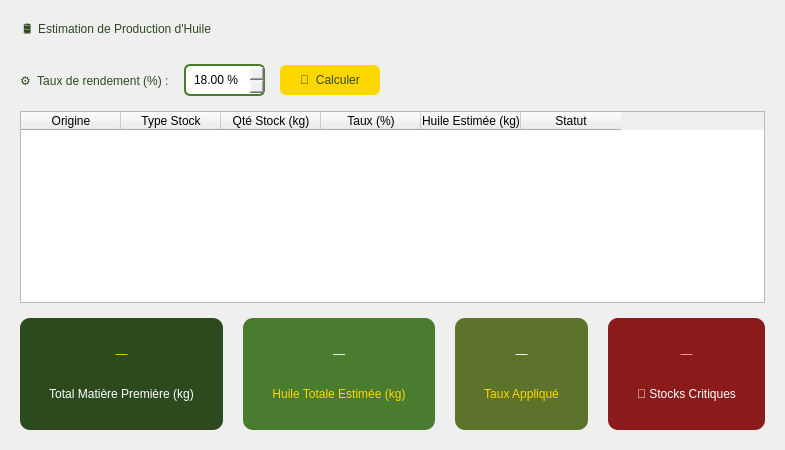
          <widget class="QWidget" name="stockEstimationTab">
           <attribute name="title">
            <string>Estimation</string>
           </attribute>
           <layout class="QVBoxLayout" name="vlEstimation">
            <property name="spacing">
             <number>15</number>
            </property>
            <property name="margin" stdset="0">
             <number>20</number>
            </property>
            <item>
             <widget class="QLabel" name="lblEstimTitle">
              <property name="styleSheet">
               <string notr="true">font: 900 15pt &quot;Segoe UI&quot;; color:#2d4a1f; border-bottom:2px solid #ffd700; padding-bottom:6px;</string>
              </property>
              <property name="text">
               <string>🛢  Estimation de Production d'Huile</string>
              </property>
             </widget>
            </item>
            <item>
             <layout class="QHBoxLayout" name="hlTauxRow">
              <property name="spacing">
               <number>15</number>
              </property>
              <item>
               <widget class="QLabel" name="lblTaux">
                <property name="styleSheet">
                 <string notr="true">font: 700 11pt &quot;Segoe UI&quot;; color:#2d4a1f;</string>
                </property>
                <property name="text">
                 <string>⚙  Taux de rendement (%) :</string>
                </property>
               </widget>
              </item>
              <item>
               <widget class="QDoubleSpinBox" name="spinTauxRendement">
                <property name="styleSheet">
                 <string notr="true">padding:6px; border:2px solid #4a7c2f; border-radius:6px; font:11pt &quot;Segoe UI&quot;;</string>
                </property>
                <property name="suffix">
                 <string> %</string>
                </property>
                <property name="minimum">
                 <double>1.000000000000000</double>
                </property>
                <property name="maximum">
                 <double>50.000000000000000</double>
                </property>
                <property name="singleStep">
                 <double>0.500000000000000</double>
                </property>
                <property name="value">
                 <double>18.000000000000000</double>
                </property>
               </widget>
              </item>
              <item>
               <widget class="QPushButton" name="btnCalculerEstimation">
                <property name="styleSheet">
                 <string notr="true">background:#ffd700; color:#2d4a1f; border:none; padding:8px 20px; border-radius:6px; font:700 10pt &quot;Segoe UI&quot;;</string>
                </property>
                <property name="text">
                 <string>🔢  Calculer</string>
                </property>
               </widget>
              </item>
              <item>
               <spacer name="hSpacerEstim">
                <property name="orientation">
                 <enum>Qt::Orientation::Horizontal</enum>
                </property>
                <property name="sizeHint" stdset="0">
                 <size>
                  <width>40</width>
                  <height>20</height>
                 </size>
                </property>
               </spacer>
              </item>
             </layout>
            </item>
            <item>
             <widget class="QTableWidget" name="tableEstimation">
              <column>
               <property name="text">
                <string>Origine</string>
               </property>
              </column>
              <column>
               <property name="text">
                <string>Type Stock</string>
               </property>
              </column>
              <column>
               <property name="text">
                <string>Qté Stock (kg)</string>
               </property>
              </column>
              <column>
               <property name="text">
                <string>Taux (%)</string>
               </property>
              </column>
              <column>
               <property name="text">
                <string>Huile Estimée (kg)</string>
               </property>
              </column>
              <column>
               <property name="text">
                <string>Statut</string>
               </property>
              </column>
             </widget>
            </item>
            <item>
             <layout class="QHBoxLayout" name="hlSummaryRow">
              <property name="spacing">
               <number>20</number>
              </property>
              <item>
               <widget class="QFrame" name="cardTotalOlives">
                <property name="minimumSize">
                 <size>
                  <width>0</width>
                  <height>80</height>
                 </size>
                </property>
                <property name="styleSheet">
                 <string notr="true">QFrame{background:#2d4a1f; border-radius:10px; padding:10px;}</string>
                </property>
                <layout class="QVBoxLayout">
                 <item>
                  <widget class="QLabel" name="valueTotalOlives">
                   <property name="styleSheet">
                    <string notr="true">color:#ffd700; font:900 20pt &quot;Segoe UI&quot;;</string>
                   </property>
                   <property name="text">
                    <string>—</string>
                   </property>
                   <property name="alignment">
                    <set>Qt::AlignmentFlag::AlignCenter</set>
                   </property>
                  </widget>
                 </item>
                 <item>
                  <widget class="QLabel" name="label">
                   <property name="styleSheet">
                    <string notr="true">color:#ffffff; font:9pt &quot;Segoe UI&quot;;</string>
                   </property>
                   <property name="text">
                    <string>Total Matière Première (kg)</string>
                   </property>
                   <property name="alignment">
                    <set>Qt::AlignmentFlag::AlignCenter</set>
                   </property>
                  </widget>
                 </item>
                </layout>
               </widget>
              </item>
              <item>
               <widget class="QFrame" name="cardHuileEstimee">
                <property name="minimumSize">
                 <size>
                  <width>0</width>
                  <height>80</height>
                 </size>
                </property>
                <property name="styleSheet">
                 <string notr="true">QFrame{background:#4a7c2f; border-radius:10px; padding:10px;}</string>
                </property>
                <layout class="QVBoxLayout">
                 <item>
                  <widget class="QLabel" name="valueHuileEstimee">
                   <property name="styleSheet">
                    <string notr="true">color:#ffffff; font:900 20pt &quot;Segoe UI&quot;;</string>
                   </property>
                   <property name="text">
                    <string>—</string>
                   </property>
                   <property name="alignment">
                    <set>Qt::AlignmentFlag::AlignCenter</set>
                   </property>
                  </widget>
                 </item>
                 <item>
                  <widget class="QLabel" name="label">
                   <property name="styleSheet">
                    <string notr="true">color:#ffd700; font:9pt &quot;Segoe UI&quot;;</string>
                   </property>
                   <property name="text">
                    <string>Huile Totale Estimée (kg)</string>
                   </property>
                   <property name="alignment">
                    <set>Qt::AlignmentFlag::AlignCenter</set>
                   </property>
                  </widget>
                 </item>
                </layout>
               </widget>
              </item>
              <item>
               <widget class="QFrame" name="cardRendementMoyen">
                <property name="minimumSize">
                 <size>
                  <width>0</width>
                  <height>80</height>
                 </size>
                </property>
                <property name="styleSheet">
                 <string notr="true">QFrame{background:#5d732c; border-radius:10px; padding:10px;}</string>
                </property>
                <layout class="QVBoxLayout">
                 <item>
                  <widget class="QLabel" name="valueRendementMoyen">
                   <property name="styleSheet">
                    <string notr="true">color:#ffffff; font:900 20pt &quot;Segoe UI&quot;;</string>
                   </property>
                   <property name="text">
                    <string>—</string>
                   </property>
                   <property name="alignment">
                    <set>Qt::AlignmentFlag::AlignCenter</set>
                   </property>
                  </widget>
                 </item>
                 <item>
                  <widget class="QLabel" name="label">
                   <property name="styleSheet">
                    <string notr="true">color:#ffd700; font:9pt &quot;Segoe UI&quot;;</string>
                   </property>
                   <property name="text">
                    <string>Taux Appliqué</string>
                   </property>
                   <property name="alignment">
                    <set>Qt::AlignmentFlag::AlignCenter</set>
                   </property>
                  </widget>
                 </item>
                </layout>
               </widget>
              </item>
              <item>
               <widget class="QFrame" name="cardStocksInsuffisants">
                <property name="minimumSize">
                 <size>
                  <width>0</width>
                  <height>80</height>
                 </size>
                </property>
                <property name="styleSheet">
                 <string notr="true">QFrame{background:#8b1a1a; border-radius:10px; padding:10px;}</string>
                </property>
                <layout class="QVBoxLayout">
                 <item>
                  <widget class="QLabel" name="valueStocksInsuffisants">
                   <property name="styleSheet">
                    <string notr="true">color:#ffaaaa; font:900 20pt &quot;Segoe UI&quot;;</string>
                   </property>
                   <property name="text">
                    <string>—</string>
                   </property>
                   <property name="alignment">
                    <set>Qt::AlignmentFlag::AlignCenter</set>
                   </property>
                  </widget>
                 </item>
                 <item>
                  <widget class="QLabel" name="label">
                   <property name="styleSheet">
                    <string notr="true">color:#ffffff; font:9pt &quot;Segoe UI&quot;;</string>
                   </property>
                   <property name="text">
                    <string>🔴 Stocks Critiques</string>
                   </property>
                   <property name="alignment">
                    <set>Qt::AlignmentFlag::AlignCenter</set>
                   </property>
                  </widget>
                 </item>
                </layout>
               </widget>
              </item>
             </layout>
            </item>
           </layout>
          </widget>
